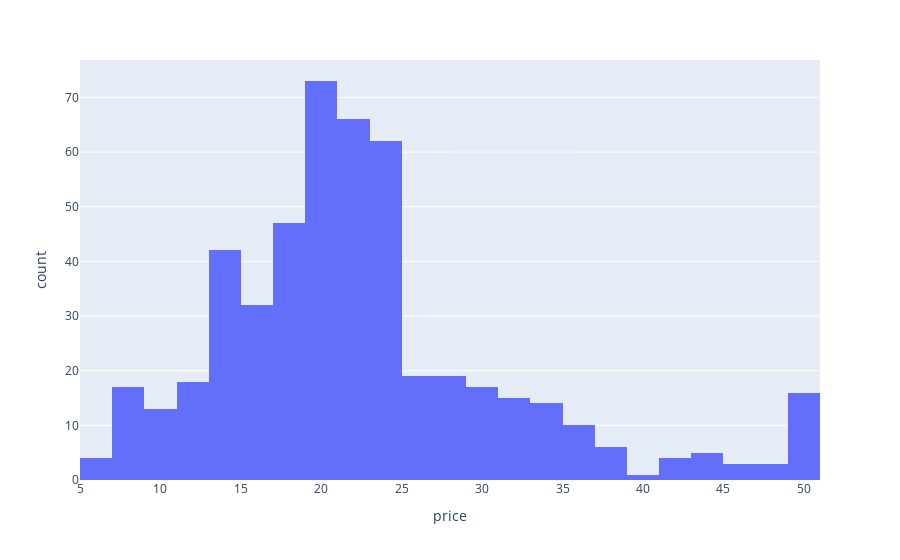

Notebook code cell kept with this figure:
### Code cell
import plotly.express as px

fig = px.histogram(boston, x='price')
fig.show()

### Figure 1 — Plotly figure (JSON) as saved in the notebook; plotly's stock layout.template omitted (floating-point values rounded to 4 significant figures; data arrays with more than 128 entries replaced by an {"elided": "..."} marker saying what was removed)
{"data": [{"alignmentgroup": "True", "bingroup": "x", "hovertemplate": "price=%{x}<br>count=%{y}<extra></extra>", "legendgroup": "", "marker": {"color": "#636efa", "pattern": {"shape": ""}}, "name": "", "offsetgroup": "", "orientation": "v", "showlegend": false, "type": "histogram", "x": {"elided": "506 float values"}, "xaxis": "x", "yaxis": "y"}], "layout": {"barmode": "relative", "legend": {"tracegroupgap": 0}, "margin": {"t": 60}, "xaxis": {"anchor": "y", "domain": [0, 1], "title": {"text": "price"}}, "yaxis": {"anchor": "x", "domain": [0, 1], "title": {"text": "count"}}}}
